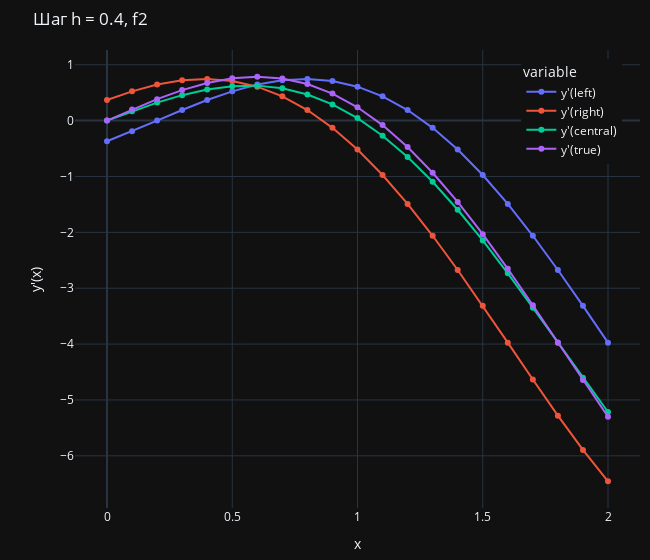

Write notebook code for a chart like this one.
### Code cell
df_f2 = pd.DataFrame({'x':[], 'y\'(left)':[], 'y\'(right)':[], 'y\'(central)':[], 'y\'(true)':[]})
for x in np.arange(a, b + 0.1, 0.1): 
  df_f2.loc[len(df_f2.index)] = [x, left_difference(f2, x, h), right_difference(f2, x, h), central_difference(f2, x, h), f2_d(x)]
x = df_f2['x']

fig = px.line(df_f2.melt(id_vars='x'), x='x', y='value', color='variable', 
              markers='o',
              labels={
                'x': 'x',
                'value': 'y\'(x)'
              },
              title=f'Шаг h = {h}, f2',
              template=theme,
              width=650)
fig.update_layout(margin=dict(l=75, r=10, t=50, b=10),
                  legend=dict(x=0.79, y=0.98),
                  hovermode='x unified')
fig.show()

### Figure 1 — Plotly figure (JSON) as saved in the notebook; plotly's stock layout.template omitted (floating-point values rounded to 4 significant figures)
{"data": [{"hovertemplate": "variable=y'(left)<br>x=%{x}<br>y'(x)=%{y}<extra></extra>", "legendgroup": "y'(left)", "line": {"color": "#636efa", "dash": "solid"}, "marker": {"symbol": "circle"}, "mode": "lines+markers", "name": "y'(left)", "orientation": "v", "showlegend": true, "type": "scatter", "x": [0, 0.1, 0.2, 0.3, 0.4, 0.5, 0.6, 0.7, 0.8, 0.9, 1, 1.1, 1.2, 1.3, 1.4, 1.5, 1.6, 1.7, 1.8, 1.9, 2], "xaxis": "x", "y": [-0.3684, -0.1901, 0, 0.1901, 0.3684, 0.5236, 0.6448, 0.722, 0.7463, 0.7103, 0.608, 0.4352, 0.1898, -0.1286, -0.5179, -0.9742, -1.491, -2.061, -2.673, -3.316, -3.975], "yaxis": "y"}, {"hovertemplate": "variable=y'(right)<br>x=%{x}<br>y'(x)=%{y}<extra></extra>", "legendgroup": "y'(right)", "line": {"color": "#EF553B", "dash": "solid"}, "marker": {"symbol": "circle"}, "mode": "lines+markers", "name": "y'(right)", "orientation": "v", "showlegend": true, "type": "scatter", "x": [0, 0.1, 0.2, 0.3, 0.4, 0.5, 0.6, 0.7, 0.8, 0.9, 1, 1.1, 1.2, 1.3, 1.4, 1.5, 1.6, 1.7, 1.8, 1.9, 2], "xaxis": "x", "y": [0.3684, 0.5236, 0.6448, 0.722, 0.7463, 0.7103, 0.608, 0.4352, 0.1898, -0.1286, -0.5179, -0.9742, -1.491, -2.061, -2.673, -3.316, -3.975, -4.635, -5.281, -5.894, -6.457], "yaxis": "y"}, {"hovertemplate": "variable=y'(central)<br>x=%{x}<br>y'(x)=%{y}<extra></extra>", "legendgroup": "y'(central)", "line": {"color": "#00cc96", "dash": "solid"}, "marker": {"symbol": "circle"}, "mode": "lines+markers", "name": "y'(central)", "orientation": "v", "showlegend": true, "type": "scatter", "x": [0, 0.1, 0.2, 0.3, 0.4, 0.5, 0.6, 0.7, 0.8, 0.9, 1, 1.1, 1.2, 1.3, 1.4, 1.5, 1.6, 1.7, 1.8, 1.9, 2], "xaxis": "x", "y": [0, 0.1668, 0.3224, 0.456, 0.5574, 0.6169, 0.6264, 0.5786, 0.468, 0.2908, 0.04502, -0.2695, -0.6508, -1.095, -1.596, -2.145, -2.733, -3.348, -3.977, -4.605, -5.216], "yaxis": "y"}, {"hovertemplate": "variable=y'(true)<br>x=%{x}<br>y'(x)=%{y}<extra></extra>", "legendgroup": "y'(true)", "line": {"color": "#ab63fa", "dash": "solid"}, "marker": {"symbol": "circle"}, "mode": "lines+markers", "name": "y'(true)", "orientation": "v", "showlegend": true, "type": "scatter", "x": [0, 0.1, 0.2, 0.3, 0.4, 0.5, 0.6, 0.7, 0.8, 0.9, 1, 1.1, 1.2, 1.3, 1.4, 1.5, 1.6, 1.7, 1.8, 1.9, 2], "xaxis": "x", "y": [0, 0.198, 0.3841, 0.5466, 0.6745, 0.7577, 0.7871, 0.7551, 0.6556, 0.4844, 0.2391, -0.08045, -0.4725, -0.9329, -1.456, -2.032, -2.652, -3.304, -3.973, -4.645, -5.302], "yaxis": "y"}], "layout": {"hovermode": "x unified", "legend": {"title": {"text": "variable"}, "tracegroupgap": 0, "x": 0.79, "y": 0.98}, "margin": {"b": 10, "l": 75, "r": 10, "t": 50}, "title": {"text": "Шаг h = 0.4, f2"}, "width": 650, "xaxis": {"anchor": "y", "domain": [0, 1], "title": {"text": "x"}}, "yaxis": {"anchor": "x", "domain": [0, 1], "title": {"text": "y'(x)"}}}}
